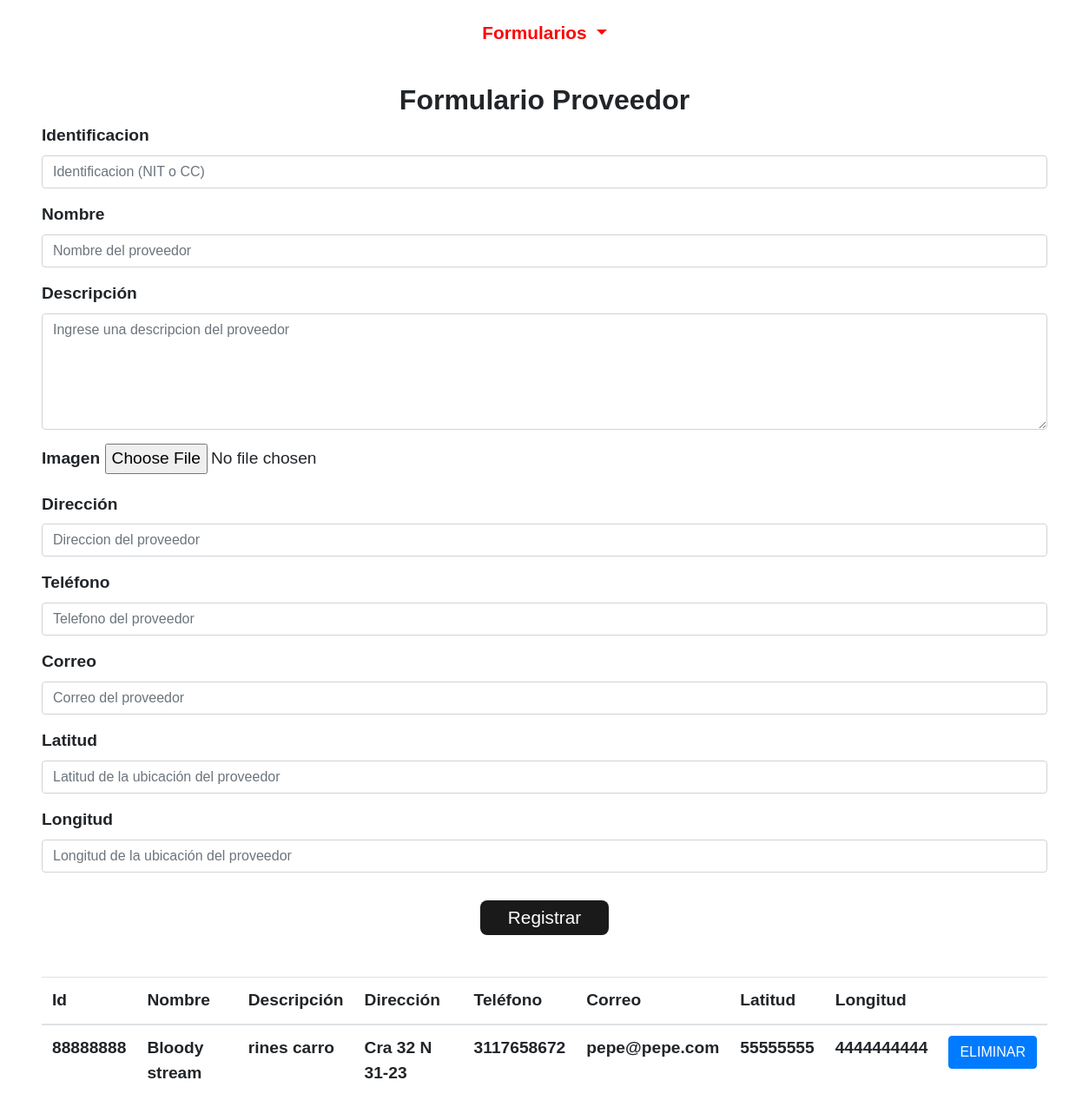
The page /Admin/proveedor/form_proveedor.php (signed in) on the database as committed earlier.
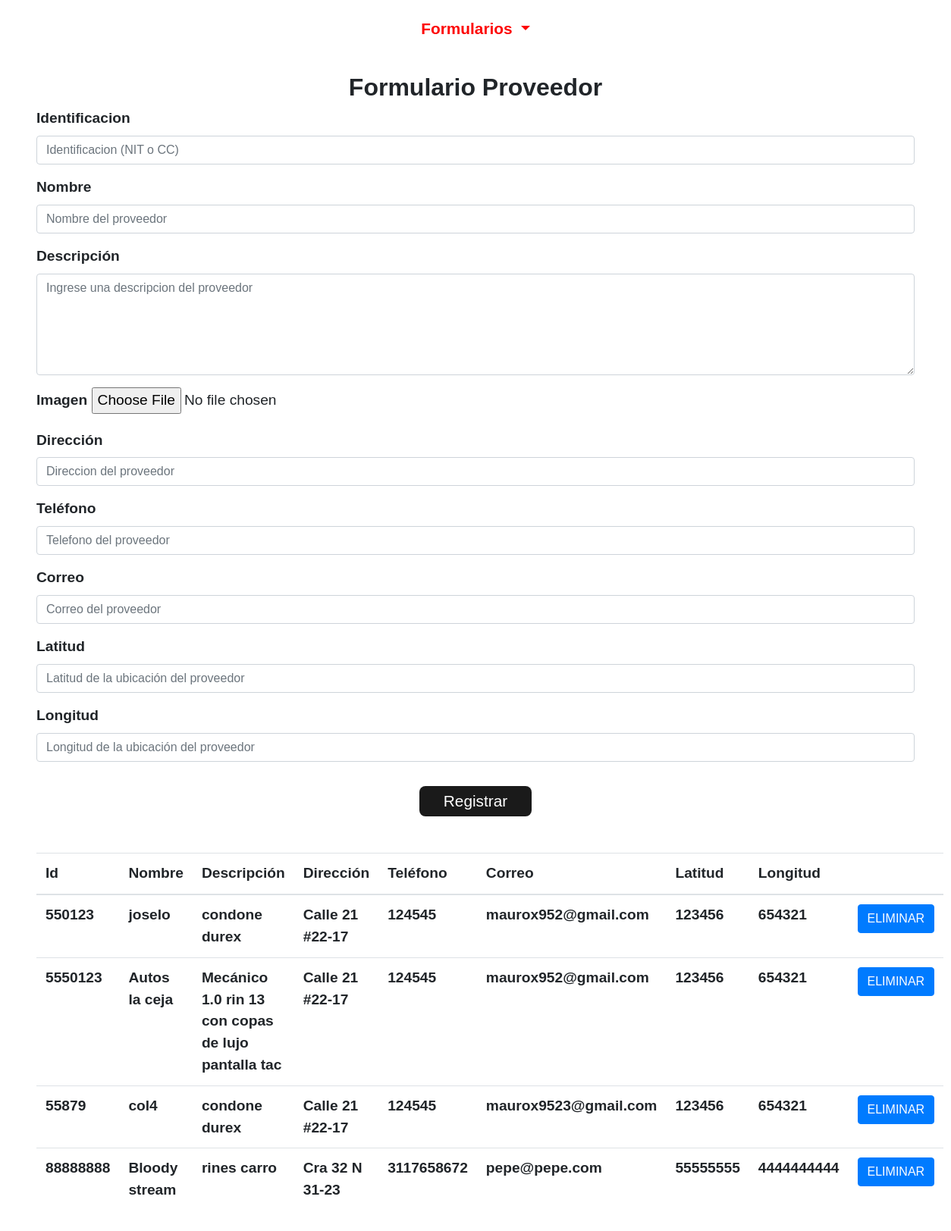
The same page on the database as committed later.
### tables this page shows
CREATE TABLE `tblproveedores` (
  `Id_Proveedor` varchar(20) NOT NULL,
  `Nombre` varchar(50) NOT NULL,
  `Descripcion` varchar(50) NOT NULL,
  `Direccion` varchar(50) NOT NULL,
  `Telefono` varchar(50) NOT NULL,
  `Correo` varchar(50) NOT NULL,
  `Latitud` varchar(20) NOT NULL,
  `Longitud` varchar(20) NOT NULL,
  `imagen` varchar(100) NOT NULL
);

### Admin/proveedor/form_proveedor.php (the view, shortened to what the changed rows need)
<?php
    include '../../conexion.php';
?>
    <!DOCTYPE html>
    <html lang="es">
    <head>
        <link rel="stylesheet" href="https://cdn.jsdelivr.net/npm/bootstrap@4.5.3/dist/css/bootstrap.min.css">
        <link rel="stylesheet" href="../../css/estilo.css">
        <link href="https://unpkg.com/ionicons@4.5.10-0/dist/css/ionicons.min.css" rel="stylesheet">
    </head>
    <body>
        <div class="container formularios col-12 mt-5 p-sm-5">
            <div class="stinky text-center">
                <h2>Formulario Proveedor</h2>
            </div>
            <div class="tabla-admin mt-4">
                <table class="table table-hover">
                    <thead class="thead">
                        <th>Id</th>
                        <th>Nombre</th>
                        <th>Descripción</th>
                        <th>Dirección</th>
                        <th>Teléfono</th>
                        <th>Correo</th>
                        <th>Latitud</th>
                        <th>Longitud</th>
                        <th></th>
                    </thead>
                    <?php
                        $sel = $conn ->query("SELECT * FROM tblproveedores");
                        while ($fila = $sel -> fetch_assoc()) {
                        ?>
                    <tr>
                        <td>
                            <?php echo $fila['Id_Proveedor'] ?>
                        </td>
                        <td>
                            <?php echo $fila['Nombre'] ?>
                        </td>
                        <td>
                            <?php echo $fila['Descripcion'] ?>
                        </td>
                        <td>
                            <?php echo $fila['Direccion'] ?>
                        </td>
                        <td>
                            <?php echo $fila['Telefono'] ?>
                        </td>
                        <td>
                            <?php echo $fila['Correo'] ?>
                        </td>
                        <td>
                            <?php echo $fila['Latitud'] ?>
                        </td>
                        <td>
                            <?php echo $fila['Longitud'] ?>
                        </td>
                        <td><a href="#" onclick="preguntar(<?php echo $fila['Id_Proveedor']?>)"><button type="button" class="btn btn-primary">ELIMINAR</button></a></td>
                    </tr>
                    <?php } ?>
                </table>
            </div>
        </div>
    </body>
    </html>

Rows that differ between the two databases and show on the page:
added tblproveedores: Id_Proveedor "550123", Nombre "joselo", Descripcion "condone durex", Direccion "Calle 21 #22-17", Telefono "124545", Correo "maurox952@gmail.com", Latitud "123456", Longitud "654321"
added tblproveedores: Id_Proveedor "5550123", Nombre "Autos la ceja", Descripcion "Mecánico 1.0 rin 13 con copas de lujo pantalla tac", Direccion "Calle 21 #22-17", Telefono "124545", Correo "maurox952@gmail.com", Latitud "123456", Longitud "654321"
added tblproveedores: Id_Proveedor "55879", Nombre "col4", Descripcion "condone durex", Direccion "Calle 21 #22-17", Telefono "124545", Correo "maurox9523@gmail.com", Latitud "123456", Longitud "654321"
